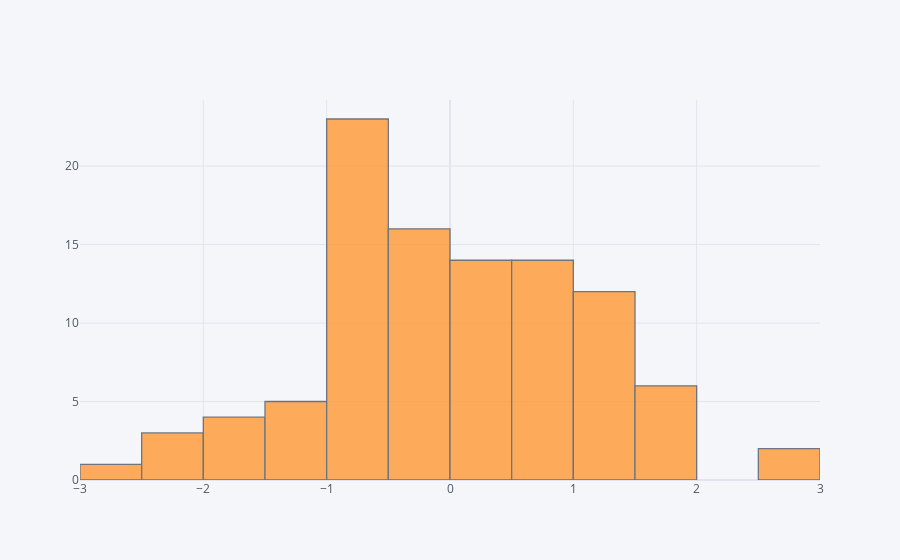

The cell this chart's notebook holds for it:
### Markdown cell above
## histogram

### Code cell
df['A'].iplot(kind='hist',bins=25)

### Figure 1 — Plotly figure (JSON) as saved in the notebook; plotly's stock layout.template omitted (floating-point values rounded to 4 significant figures)
{"data": [{"opacity": 0.8, "name": "A", "histnorm": "", "nbinsx": 25, "histfunc": "count", "marker": {"color": "rgba(255, 153, 51, 1.0)", "line": {"color": "#4D5663", "width": 1.3}}, "x": [1.039, 0.2173, -0.5569, -0.7025, -1.036, -0.8346, 0.2752, -0.2637, 1.219, 0.5092, 1.376, 1.251, -0.1966, -1.531, -0.2569, 0.5917, 0.7909, -0.2498, 0.7826, 0.8561, -1.011, -0.5879, 0.7787, 0.05049, -0.1173, 0.6452, 0.312, -0.4301, 0.5025, 1.11, -0.8469, 1.075, -0.8705, 1.616, 1.517, -0.6696, -0.7521, 0.9536, -0.6437, -2.499, -2.043, 0.4884, 0.7513, 0.3386, -0.6516, -0.2614, 0.4514, -1.238, -0.03158, -0.5907, -0.7136, 1.195, -0.1598, 0.4898, -0.06833, 0.1482, -0.0698, 0.7059, 1.029, 0.6135, -0.983, -0.3701, 1.479, -0.7299, -0.3698, -1.819, 1.523, -1.461, -0.5496, -0.9882, 0.6502, 2.517, 1.411, -0.2788, -0.0765, -0.7798, 0.4629, -0.8699, -2.387, -0.6169, -0.6036, -0.9978, 0.5231, 2.627, 1.725, 0.221, -0.7086, 0.04179, 1.826, 0.3941, -1.708, -2.6, -0.7126, 1.395, -1.512, -0.1586, 1.1, -1.098, 1.815, 0.1228], "type": "histogram", "orientation": "v"}], "layout": {"xaxis": {"tickfont": {"color": "#4D5663"}, "zerolinecolor": "#E1E5ED", "title": {"text": "", "font": {"color": "#4D5663"}}, "gridcolor": "#E1E5ED", "showgrid": true}, "title": {"font": {"color": "#4D5663"}}, "paper_bgcolor": "#F5F6F9", "plot_bgcolor": "#F5F6F9", "yaxis": {"tickfont": {"color": "#4D5663"}, "zerolinecolor": "#E1E5ED", "title": {"text": "", "font": {"color": "#4D5663"}}, "gridcolor": "#E1E5ED", "showgrid": true}, "barmode": "overlay", "legend": {"bgcolor": "#F5F6F9", "font": {"color": "#4D5663"}}}}
